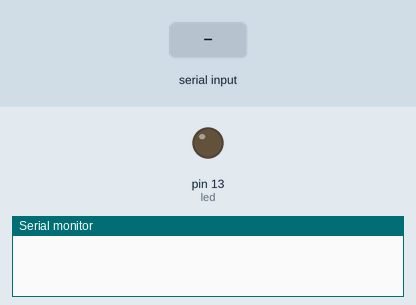
This sketch was run on a simulated Arduino Uno, built with avr-gcc and run on an emulated ATmega328P. On the bench: output pins drawn as LEDs (lit = HIGH), the last lines printed to the serial monitor. Inputs (shaded band) come from the test bench.

Above: at 1.2 s.
1.3 s: "a" received over Serial
At 2.4 s:
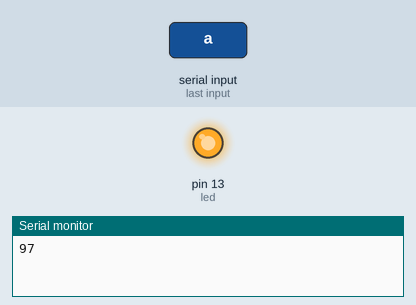
2.8 s: "b" received over Serial
At 3.6 s:
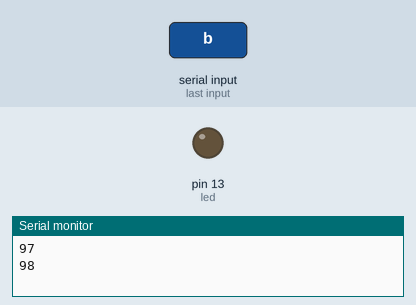
Timing chart, 0 to 5.8 s (numbered marks = the images above; inputs shaded):
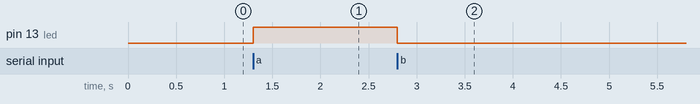

The sketch:

receiver.ino
```cpp
int led = LED_BUILTIN;

int received = 0;

int i;

void setup() {

  Serial.begin(9600);

  pinMode(led, OUTPUT);

}


void loop() {

  if (Serial.available() > 0) {
    received = Serial.read();
    Serial.println(received);

    if (received == 'a'){
      digitalWrite(led, HIGH);
    } else if (received == 'b'){
      digitalWrite(led, LOW);
    }

}

}
```

Measured:
- after the input at 1.3 s, pin 13 (led): LOW → HIGH at once
- after the input at 2.8 s, pin 13 (led): HIGH → LOW at once
